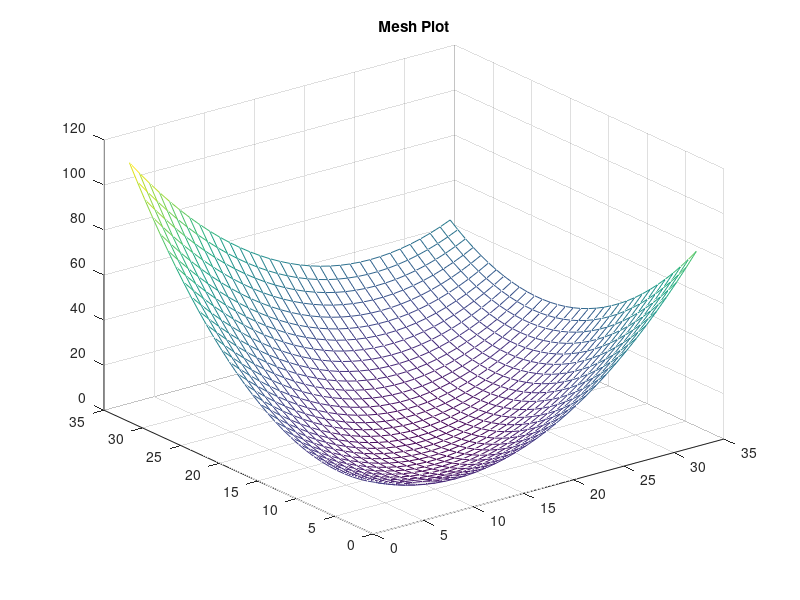
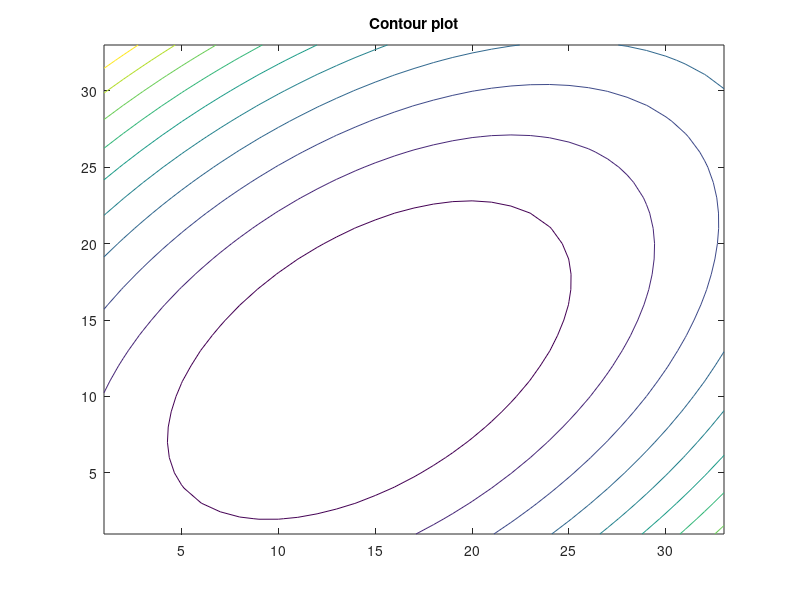

MATLAB code for these plots, in order:
N = 3; % here N = 3
[w1, w2]= meshgrid(-8:0.5:8);
%grid lines lies between -8 to 8 with intervals of .5
z = (0.5)*(w1.^2 + w2.^2) + w1.*w2*cos(2*pi/N) + 2*w2*sin(2*pi/N)+2;
figure(1)
mesh(z); %mesh plot of Z
title('Mesh Plot')
figure(2)
contour(z); %contour plot og Z
title('Contour plot')
y = min(z);
emin = min(y) % minimum value of error
